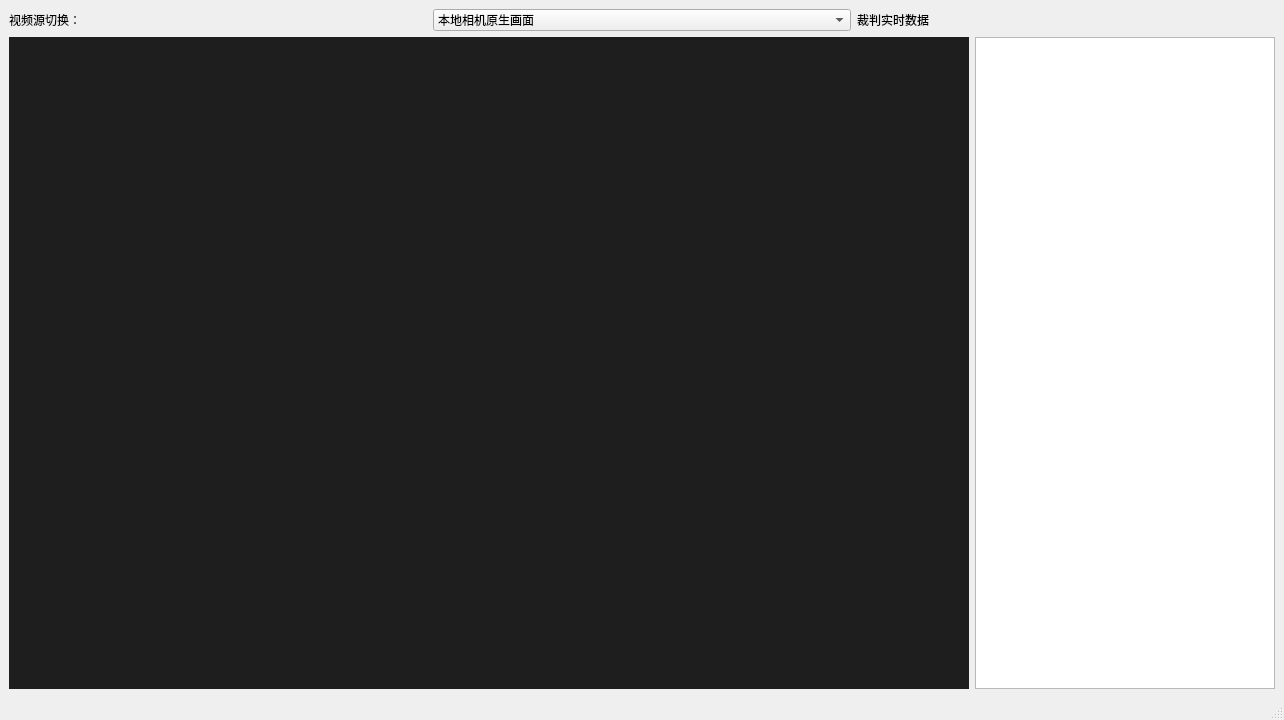
<?xml version="1.0" encoding="UTF-8"?>
<ui version="4.0">
 <class>MainWindow</class>
 <widget class="QMainWindow" name="MainWindow">
  <property name="geometry">
   <rect>
    <x>0</x>
    <y>0</y>
    <width>1280</width>
    <height>720</height>
   </rect>
  </property>
  <property name="windowTitle">
   <string>RoboMaster 三路视频切换控制台</string>
  </property>
  <widget class="QWidget" name="centralwidget">
   <layout class="QVBoxLayout" name="verticalLayout">
    <item>
     <layout class="QHBoxLayout" name="horizontalLayout_ctrl">
      <item>
       <widget class="QLabel" name="label_switch">
        <property name="text">
         <string>视频源切换：</string>
        </property>
       </widget>
      </item>
      <item>
       <widget class="QComboBox" name="combo_video_source">
        <item>
         <property name="text">
          <string>本地相机原生画面</string>
         </property>
        </item>
        <item>
         <property name="text">
          <string>UDP Shark 视频流</string>
         </property>
        </item>
        <item>
         <property name="text">
          <string>MQTT 裁判视频流</string>
         </property>
        </item>
       </widget>
      </item>
      <item>
       <widget class="QLabel" name="label_referee">
        <property name="text">
         <string>裁判实时数据</string>
        </property>
       </widget>
      </item>
     </layout>
    </item>
    <item>
     <layout class="QHBoxLayout" name="horizontalLayout_main">
      <item>
       <widget class="QLabel" name="label_video">
        <property name="minimumSize">
         <size>
          <width>960</width>
          <height>540</height>
         </size>
        </property>
        <property name="styleSheet">
         <string notr="true">background-color: rgb(30,30,30);</string>
        </property>
        <property name="alignment">
         <set>Qt::AlignCenter</set>
        </property>
       </widget>
      </item>
      <item>
       <widget class="QTextEdit" name="text_referee_data">
        <property name="minimumSize">
         <size>
          <width>300</width>
          <height>640</height>
         </size>
        </property>
        <property name="readOnly">
         <bool>true</bool>
        </property>
       </widget>
      </item>
     </layout>
    </item>
   </layout>
  </widget>
  <widget class="QMenuBar" name="menubar"/>
  <widget class="QStatusBar" name="statusbar"/>
 </widget>
 <resources/>
 <connections/>
</ui>
